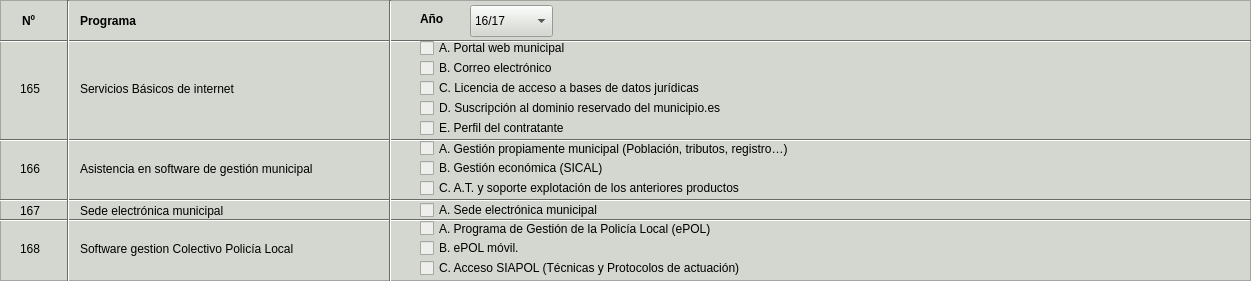
  <widget class="QFrame" name="frame_10">
   <property name="geometry">
    <rect>
     <x>10</x>
     <y>620</y>
     <width>1251</width>
     <height>281</height>
    </rect>
   </property>
   <property name="palette">
    <palette>
     <active>
      <colorrole role="WindowText">
       <brush brushstyle="SolidPattern">
        <color alpha="255">
         <red>0</red>
         <green>0</green>
         <blue>0</blue>
        </color>
       </brush>
      </colorrole>
      <colorrole role="Button">
       <brush brushstyle="SolidPattern">
        <color alpha="255">
         <red>211</red>
         <green>215</green>
         <blue>207</blue>
        </color>
       </brush>
      </colorrole>
      <colorrole role="Light">
       <brush brushstyle="SolidPattern">
        <color alpha="255">
         <red>255</red>
         <green>255</green>
         <blue>255</blue>
        </color>
       </brush>
      </colorrole>
      <colorrole role="Midlight">
       <brush brushstyle="SolidPattern">
        <color alpha="255">
         <red>233</red>
         <green>235</green>
         <blue>231</blue>
        </color>
       </brush>
      </colorrole>
      <colorrole role="Dark">
       <brush brushstyle="SolidPattern">
        <color alpha="255">
         <red>105</red>
         <green>107</green>
         <blue>103</blue>
        </color>
       </brush>
      </colorrole>
      <colorrole role="Mid">
       <brush brushstyle="SolidPattern">
        <color alpha="255">
         <red>141</red>
         <green>143</green>
         <blue>138</blue>
        </color>
       </brush>
      </colorrole>
      <colorrole role="Text">
       <brush brushstyle="SolidPattern">
        <color alpha="255">
         <red>0</red>
         <green>0</green>
         <blue>0</blue>
        </color>
       </brush>
      </colorrole>
      <colorrole role="BrightText">
       <brush brushstyle="SolidPattern">
        <color alpha="255">
         <red>255</red>
         <green>255</green>
         <blue>255</blue>
        </color>
       </brush>
      </colorrole>
      <colorrole role="ButtonText">
       <brush brushstyle="SolidPattern">
        <color alpha="255">
         <red>0</red>
         <green>0</green>
         <blue>0</blue>
        </color>
       </brush>
      </colorrole>
      <colorrole role="Base">
       <brush brushstyle="SolidPattern">
        <color alpha="255">
         <red>255</red>
         <green>255</green>
         <blue>255</blue>
        </color>
       </brush>
      </colorrole>
      <colorrole role="Window">
       <brush brushstyle="SolidPattern">
        <color alpha="255">
         <red>211</red>
         <green>215</green>
         <blue>207</blue>
        </color>
       </brush>
      </colorrole>
      <colorrole role="Shadow">
       <brush brushstyle="SolidPattern">
        <color alpha="255">
         <red>0</red>
         <green>0</green>
         <blue>0</blue>
        </color>
       </brush>
      </colorrole>
      <colorrole role="AlternateBase">
       <brush brushstyle="SolidPattern">
        <color alpha="255">
         <red>233</red>
         <green>235</green>
         <blue>231</blue>
        </color>
       </brush>
      </colorrole>
      <colorrole role="ToolTipBase">
       <brush brushstyle="SolidPattern">
        <color alpha="255">
         <red>255</red>
         <green>255</green>
         <blue>220</blue>
        </color>
       </brush>
      </colorrole>
      <colorrole role="ToolTipText">
       <brush brushstyle="SolidPattern">
        <color alpha="255">
         <red>0</red>
         <green>0</green>
         <blue>0</blue>
        </color>
       </brush>
      </colorrole>
     </active>
     <inactive>
      <colorrole role="WindowText">
       <brush brushstyle="SolidPattern">
        <color alpha="255">
         <red>0</red>
         <green>0</green>
         <blue>0</blue>
        </color>
       </brush>
      </colorrole>
      <colorrole role="Button">
       <brush brushstyle="SolidPattern">
        <color alpha="255">
         <red>211</red>
         <green>215</green>
         <blue>207</blue>
        </color>
       </brush>
      </colorrole>
      <colorrole role="Light">
       <brush brushstyle="SolidPattern">
        <color alpha="255">
         <red>255</red>
         <green>255</green>
         <blue>255</blue>
        </color>
       </brush>
      </colorrole>
      <colorrole role="Midlight">
       <brush brushstyle="SolidPattern">
        <color alpha="255">
         <red>233</red>
         <green>235</green>
         <blue>231</blue>
        </color>
       </brush>
      </colorrole>
      <colorrole role="Dark">
       <brush brushstyle="SolidPattern">
        <color alpha="255">
         <red>105</red>
         <green>107</green>
         <blue>103</blue>
        </color>
       </brush>
      </colorrole>
      <colorrole role="Mid">
       <brush brushstyle="SolidPattern">
        <color alpha="255">
         <red>141</red>
         <green>143</green>
         <blue>138</blue>
        </color>
       </brush>
      </colorrole>
      <colorrole role="Text">
       <brush brushstyle="SolidPattern">
        <color alpha="255">
         <red>0</red>
         <green>0</green>
         <blue>0</blue>
        </color>
       </brush>
      </colorrole>
      <colorrole role="BrightText">
       <brush brushstyle="SolidPattern">
        <color alpha="255">
         <red>255</red>
         <green>255</green>
         <blue>255</blue>
        </color>
       </brush>
      </colorrole>
      <colorrole role="ButtonText">
       <brush brushstyle="SolidPattern">
        <color alpha="255">
         <red>0</red>
         <green>0</green>
         <blue>0</blue>
        </color>
       </brush>
      </colorrole>
      <colorrole role="Base">
       <brush brushstyle="SolidPattern">
        <color alpha="255">
         <red>255</red>
         <green>255</green>
         <blue>255</blue>
        </color>
       </brush>
      </colorrole>
      <colorrole role="Window">
       <brush brushstyle="SolidPattern">
        <color alpha="255">
         <red>211</red>
         <green>215</green>
         <blue>207</blue>
        </color>
       </brush>
      </colorrole>
      <colorrole role="Shadow">
       <brush brushstyle="SolidPattern">
        <color alpha="255">
         <red>0</red>
         <green>0</green>
         <blue>0</blue>
        </color>
       </brush>
      </colorrole>
      <colorrole role="AlternateBase">
       <brush brushstyle="SolidPattern">
        <color alpha="255">
         <red>233</red>
         <green>235</green>
         <blue>231</blue>
        </color>
       </brush>
      </colorrole>
      <colorrole role="ToolTipBase">
       <brush brushstyle="SolidPattern">
        <color alpha="255">
         <red>255</red>
         <green>255</green>
         <blue>220</blue>
        </color>
       </brush>
      </colorrole>
      <colorrole role="ToolTipText">
       <brush brushstyle="SolidPattern">
        <color alpha="255">
         <red>0</red>
         <green>0</green>
         <blue>0</blue>
        </color>
       </brush>
      </colorrole>
     </inactive>
     <disabled>
      <colorrole role="WindowText">
       <brush brushstyle="SolidPattern">
        <color alpha="255">
         <red>0</red>
         <green>0</green>
         <blue>0</blue>
        </color>
       </brush>
      </colorrole>
      <colorrole role="Button">
       <brush brushstyle="SolidPattern">
        <color alpha="255">
         <red>211</red>
         <green>215</green>
         <blue>207</blue>
        </color>
       </brush>
      </colorrole>
      <colorrole role="Light">
       <brush brushstyle="SolidPattern">
        <color alpha="255">
         <red>255</red>
         <green>255</green>
         <blue>255</blue>
        </color>
       </brush>
      </colorrole>
      <colorrole role="Midlight">
       <brush brushstyle="SolidPattern">
        <color alpha="255">
         <red>233</red>
         <green>235</green>
         <blue>231</blue>
        </color>
       </brush>
      </colorrole>
      <colorrole role="Dark">
       <brush brushstyle="SolidPattern">
        <color alpha="255">
         <red>105</red>
         <green>107</green>
         <blue>103</blue>
        </color>
       </brush>
      </colorrole>
      <colorrole role="Mid">
       <brush brushstyle="SolidPattern">
        <color alpha="255">
         <red>141</red>
         <green>143</green>
         <blue>138</blue>
        </color>
       </brush>
      </colorrole>
      <colorrole role="Text">
       <brush brushstyle="SolidPattern">
        <color alpha="255">
         <red>0</red>
         <green>0</green>
         <blue>0</blue>
        </color>
       </brush>
      </colorrole>
      <colorrole role="BrightText">
       <brush brushstyle="SolidPattern">
        <color alpha="255">
         <red>255</red>
         <green>255</green>
         <blue>255</blue>
        </color>
       </brush>
      </colorrole>
      <colorrole role="ButtonText">
       <brush brushstyle="SolidPattern">
        <color alpha="255">
         <red>0</red>
         <green>0</green>
         <blue>0</blue>
        </color>
       </brush>
      </colorrole>
      <colorrole role="Base">
       <brush brushstyle="SolidPattern">
        <color alpha="255">
         <red>238</red>
         <green>238</green>
         <blue>236</blue>
        </color>
       </brush>
      </colorrole>
      <colorrole role="Window">
       <brush brushstyle="SolidPattern">
        <color alpha="255">
         <red>211</red>
         <green>215</green>
         <blue>207</blue>
        </color>
       </brush>
      </colorrole>
      <colorrole role="Shadow">
       <brush brushstyle="SolidPattern">
        <color alpha="255">
         <red>0</red>
         <green>0</green>
         <blue>0</blue>
        </color>
       </brush>
      </colorrole>
      <colorrole role="AlternateBase">
       <brush brushstyle="SolidPattern">
        <color alpha="255">
         <red>238</red>
         <green>238</green>
         <blue>236</blue>
        </color>
       </brush>
      </colorrole>
      <colorrole role="ToolTipBase">
       <brush brushstyle="SolidPattern">
        <color alpha="255">
         <red>255</red>
         <green>255</green>
         <blue>220</blue>
        </color>
       </brush>
      </colorrole>
      <colorrole role="ToolTipText">
       <brush brushstyle="SolidPattern">
        <color alpha="255">
         <red>0</red>
         <green>0</green>
         <blue>0</blue>
        </color>
       </brush>
      </colorrole>
     </disabled>
    </palette>
   </property>
   <property name="frameShape">
    <enum>QFrame::StyledPanel</enum>
   </property>
   <property name="frameShadow">
    <enum>QFrame::Raised</enum>
   </property>
   <widget class="QLabel" name="label_30">
    <property name="geometry">
     <rect>
      <x>22</x>
      <y>12</y>
      <width>19</width>
      <height>17</height>
     </rect>
    </property>
    <property name="font">
     <font>
      <weight>75</weight>
      <bold>true</bold>
     </font>
    </property>
    <property name="text">
     <string>Nº</string>
    </property>
   </widget>
   <widget class="QLabel" name="label_41">
    <property name="geometry">
     <rect>
      <x>80</x>
      <y>12</y>
      <width>70</width>
      <height>17</height>
     </rect>
    </property>
    <property name="font">
     <font>
      <weight>75</weight>
      <bold>true</bold>
     </font>
    </property>
    <property name="text">
     <string>Programa</string>
    </property>
   </widget>
   <widget class="QLabel" name="label_46">
    <property name="geometry">
     <rect>
      <x>20</x>
      <y>80</y>
      <width>26</width>
      <height>17</height>
     </rect>
    </property>
    <property name="text">
     <string>165</string>
    </property>
   </widget>
   <widget class="QLabel" name="label_47">
    <property name="geometry">
     <rect>
      <x>20</x>
      <y>160</y>
      <width>26</width>
      <height>17</height>
     </rect>
    </property>
    <property name="text">
     <string>166</string>
    </property>
   </widget>
   <widget class="QLabel" name="label_48">
    <property name="geometry">
     <rect>
      <x>20</x>
      <y>202</y>
      <width>26</width>
      <height>17</height>
     </rect>
    </property>
    <property name="text">
     <string>167</string>
    </property>
   </widget>
   <widget class="QLabel" name="label_49">
    <property name="geometry">
     <rect>
      <x>20</x>
      <y>240</y>
      <width>26</width>
      <height>17</height>
     </rect>
    </property>
    <property name="text">
     <string>168</string>
    </property>
   </widget>
   <widget class="QLabel" name="label_52">
    <property name="geometry">
     <rect>
      <x>80</x>
      <y>80</y>
      <width>194</width>
      <height>17</height>
     </rect>
    </property>
    <property name="text">
     <string>Servicios Básicos de internet</string>
    </property>
   </widget>
   <widget class="QLabel" name="label_53">
    <property name="geometry">
     <rect>
      <x>80</x>
      <y>160</y>
      <width>301</width>
      <height>17</height>
     </rect>
    </property>
    <property name="text">
     <string>Asistencia en software de gestión municipal</string>
    </property>
   </widget>
   <widget class="QLabel" name="label_54">
    <property name="geometry">
     <rect>
      <x>80</x>
      <y>202</y>
      <width>182</width>
      <height>17</height>
     </rect>
    </property>
    <property name="text">
     <string>Sede electrónica municipal</string>
    </property>
   </widget>
   <widget class="QLabel" name="label_55">
    <property name="geometry">
     <rect>
      <x>80</x>
      <y>240</y>
      <width>270</width>
      <height>17</height>
     </rect>
    </property>
    <property name="text">
     <string>Software gestion Colectivo Policía Local</string>
    </property>
   </widget>
   <widget class="Line" name="line">
    <property name="geometry">
     <rect>
      <x>0</x>
      <y>31</y>
      <width>1251</width>
      <height>20</height>
     </rect>
    </property>
    <property name="orientation">
     <enum>Qt::Horizontal</enum>
    </property>
   </widget>
   <widget class="Line" name="line_4">
    <property name="geometry">
     <rect>
      <x>0</x>
      <y>130</y>
      <width>1251</width>
      <height>20</height>
     </rect>
    </property>
    <property name="orientation">
     <enum>Qt::Horizontal</enum>
    </property>
   </widget>
   <widget class="Line" name="line_5">
    <property name="geometry">
     <rect>
      <x>0</x>
      <y>190</y>
      <width>1251</width>
      <height>20</height>
     </rect>
    </property>
    <property name="orientation">
     <enum>Qt::Horizontal</enum>
    </property>
   </widget>
   <widget class="Line" name="line_6">
    <property name="geometry">
     <rect>
      <x>0</x>
      <y>210</y>
      <width>1251</width>
      <height>20</height>
     </rect>
    </property>
    <property name="orientation">
     <enum>Qt::Horizontal</enum>
    </property>
   </widget>
   <widget class="Line" name="line_8">
    <property name="geometry">
     <rect>
      <x>60</x>
      <y>0</y>
      <width>16</width>
      <height>311</height>
     </rect>
    </property>
    <property name="orientation">
     <enum>Qt::Vertical</enum>
    </property>
   </widget>
   <widget class="Line" name="line_9">
    <property name="geometry">
     <rect>
      <x>380</x>
      <y>0</y>
      <width>20</width>
      <height>311</height>
     </rect>
    </property>
    <property name="orientation">
     <enum>Qt::Vertical</enum>
    </property>
   </widget>
   <widget class="QCheckBox" name="checkBox_portal_web">
    <property name="enabled">
     <bool>false</bool>
    </property>
    <property name="geometry">
     <rect>
      <x>420</x>
      <y>40</y>
      <width>779</width>
      <height>16</height>
     </rect>
    </property>
    <property name="focusPolicy">
     <enum>Qt::NoFocus</enum>
    </property>
    <property name="text">
     <string>A. Portal web municipal</string>
    </property>
    <property name="checkable">
     <bool>true</bool>
    </property>
    <property name="tristate">
     <bool>true</bool>
    </property>
   </widget>
   <widget class="QCheckBox" name="checkBox_correo">
    <property name="enabled">
     <bool>false</bool>
    </property>
    <property name="geometry">
     <rect>
      <x>420</x>
      <y>60</y>
      <width>779</width>
      <height>16</height>
     </rect>
    </property>
    <property name="text">
     <string>B. Correo electrónico</string>
    </property>
    <property name="checkable">
     <bool>true</bool>
    </property>
    <property name="tristate">
     <bool>true</bool>
    </property>
   </widget>
   <widget class="QCheckBox" name="checkBox_basedatos_juridica">
    <property name="enabled">
     <bool>false</bool>
    </property>
    <property name="geometry">
     <rect>
      <x>420</x>
      <y>80</y>
      <width>779</width>
      <height>16</height>
     </rect>
    </property>
    <property name="text">
     <string>C. Licencia de acceso a bases de datos jurídicas</string>
    </property>
    <property name="checkable">
     <bool>true</bool>
    </property>
    <property name="tristate">
     <bool>true</bool>
    </property>
   </widget>
   <widget class="QCheckBox" name="checkBox_suscripcion">
    <property name="enabled">
     <bool>false</bool>
    </property>
    <property name="geometry">
     <rect>
      <x>420</x>
      <y>100</y>
      <width>779</width>
      <height>16</height>
     </rect>
    </property>
    <property name="text">
     <string>D. Suscripción al dominio reservado del municipio.es</string>
    </property>
    <property name="checkable">
     <bool>true</bool>
    </property>
    <property name="tristate">
     <bool>true</bool>
    </property>
   </widget>
   <widget class="QCheckBox" name="checkBox_perfil_contratante">
    <property name="enabled">
     <bool>false</bool>
    </property>
    <property name="geometry">
     <rect>
      <x>420</x>
      <y>120</y>
      <width>779</width>
      <height>16</height>
     </rect>
    </property>
    <property name="text">
     <string>E. Perfil del contratante</string>
    </property>
    <property name="tristate">
     <bool>true</bool>
    </property>
   </widget>
   <widget class="QCheckBox" name="checkBox_gestion_municipal">
    <property name="enabled">
     <bool>false</bool>
    </property>
    <property name="geometry">
     <rect>
      <x>420</x>
      <y>140</y>
      <width>779</width>
      <height>17</height>
     </rect>
    </property>
    <property name="text">
     <string>A. Gestión propiamente municipal (Población, tributos, registro…)</string>
    </property>
    <property name="checkable">
     <bool>true</bool>
    </property>
    <property name="tristate">
     <bool>true</bool>
    </property>
   </widget>
   <widget class="QCheckBox" name="checkBox_gestion_economica">
    <property name="enabled">
     <bool>false</bool>
    </property>
    <property name="geometry">
     <rect>
      <x>420</x>
      <y>160</y>
      <width>779</width>
      <height>16</height>
     </rect>
    </property>
    <property name="text">
     <string>B. Gestión económica (SICAL)</string>
    </property>
    <property name="checkable">
     <bool>true</bool>
    </property>
    <property name="tristate">
     <bool>true</bool>
    </property>
   </widget>
   <widget class="QCheckBox" name="checkBox_soporte">
    <property name="enabled">
     <bool>false</bool>
    </property>
    <property name="geometry">
     <rect>
      <x>420</x>
      <y>180</y>
      <width>779</width>
      <height>16</height>
     </rect>
    </property>
    <property name="text">
     <string>C. A.T. y soporte explotación de los anteriores productos</string>
    </property>
    <property name="checkable">
     <bool>true</bool>
    </property>
    <property name="tristate">
     <bool>true</bool>
    </property>
   </widget>
   <widget class="QCheckBox" name="checkBox_sede_electronica">
    <property name="enabled">
     <bool>false</bool>
    </property>
    <property name="geometry">
     <rect>
      <x>420</x>
      <y>202</y>
      <width>779</width>
      <height>16</height>
     </rect>
    </property>
    <property name="text">
     <string>A. Sede electrónica municipal</string>
    </property>
    <property name="checkable">
     <bool>true</bool>
    </property>
    <property name="tristate">
     <bool>true</bool>
    </property>
   </widget>
   <widget class="QCheckBox" name="checkBox_epol">
    <property name="enabled">
     <bool>false</bool>
    </property>
    <property name="geometry">
     <rect>
      <x>420</x>
      <y>220</y>
      <width>779</width>
      <height>17</height>
     </rect>
    </property>
    <property name="text">
     <string>A. Programa de Gestión de la Policía Local (ePOL)</string>
    </property>
    <property name="checkable">
     <bool>true</bool>
    </property>
    <property name="tristate">
     <bool>true</bool>
    </property>
   </widget>
   <widget class="QCheckBox" name="checkBox_epol_movil">
    <property name="enabled">
     <bool>false</bool>
    </property>
    <property name="geometry">
     <rect>
      <x>420</x>
      <y>240</y>
      <width>779</width>
      <height>16</height>
     </rect>
    </property>
    <property name="text">
     <string>B. ePOL móvil.</string>
    </property>
    <property name="checkable">
     <bool>true</bool>
    </property>
    <property name="tristate">
     <bool>true</bool>
    </property>
   </widget>
   <widget class="QCheckBox" name="checkBox_siapol">
    <property name="enabled">
     <bool>false</bool>
    </property>
    <property name="geometry">
     <rect>
      <x>420</x>
      <y>260</y>
      <width>779</width>
      <height>16</height>
     </rect>
    </property>
    <property name="text">
     <string>C. Acceso SIAPOL (Técnicas y Protocolos de actuación)</string>
    </property>
    <property name="checkable">
     <bool>true</bool>
    </property>
   </widget>
   <widget class="QLabel" name="label_44">
    <property name="geometry">
     <rect>
      <x>420</x>
      <y>10</y>
      <width>31</width>
      <height>18</height>
     </rect>
    </property>
    <property name="font">
     <font>
      <weight>75</weight>
      <bold>true</bold>
     </font>
    </property>
    <property name="text">
     <string>Año</string>
    </property>
   </widget>
   <widget class="QComboBox" name="comboBox_anio">
    <property name="geometry">
     <rect>
      <x>470</x>
      <y>5</y>
      <width>83</width>
      <height>32</height>
     </rect>
    </property>
    <property name="focusPolicy">
     <enum>Qt::NoFocus</enum>
    </property>
    <item>
     <property name="text">
      <string>16/17</string>
     </property>
    </item>
    <item>
     <property name="text">
      <string>18/19</string>
     </property>
    </item>
    <item>
     <property name="text">
      <string>20/21</string>
     </property>
    </item>
   </widget>
  </widget>
